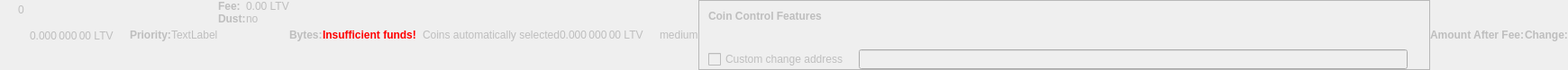
    <widget class="QWidget" name="dummyHideWidget" native="true">
     <property name="enabled">
      <bool>false</bool>
     </property>
     <property name="maximumSize">
      <size>
       <width>100</width>
       <height>22</height>
      </size>
     </property>
     <layout class="QHBoxLayout" name="dummyHideLayout">
      <property name="spacing">
       <number>0</number>
      </property>
      <property name="margin">
       <number>0</number>
      </property>
      <item>
       <layout class="QFormLayout" name="formLayoutCoinControl1">
        <property name="horizontalSpacing">
         <number>10</number>
        </property>
        <property name="verticalSpacing">
         <number>14</number>
        </property>
        <property name="leftMargin">
         <number>10</number>
        </property>
        <property name="topMargin">
         <number>4</number>
        </property>
        <property name="rightMargin">
         <number>6</number>
        </property>
        <item row="0" column="1">
         <widget class="QLabel" name="labelCoinControlBytes">
          <property name="cursor">
           <cursorShape>IBeamCursor</cursorShape>
          </property>
          <property name="contextMenuPolicy">
           <enum>Qt::ActionsContextMenu</enum>
          </property>
          <property name="text">
           <string notr="true">0</string>
          </property>
          <property name="textInteractionFlags">
           <set>Qt::LinksAccessibleByMouse|Qt::TextSelectableByKeyboard|Qt::TextSelectableByMouse</set>
          </property>
         </widget>
        </item>
       </layout>
      </item>
      <item>
       <widget class="QLabel" name="labelCoinControlAfterFee">
        <property name="enabled">
         <bool>false</bool>
        </property>
        <property name="sizePolicy">
         <sizepolicy hsizetype="Fixed" vsizetype="Fixed">
          <horstretch>0</horstretch>
          <verstretch>0</verstretch>
         </sizepolicy>
        </property>
        <property name="minimumSize">
         <size>
          <width>111</width>
          <height>12</height>
         </size>
        </property>
        <property name="maximumSize">
         <size>
          <width>111</width>
          <height>12</height>
         </size>
        </property>
        <property name="cursor">
         <cursorShape>IBeamCursor</cursorShape>
        </property>
        <property name="contextMenuPolicy">
         <enum>Qt::ActionsContextMenu</enum>
        </property>
        <property name="text">
         <string notr="true">0.000 000 00 LTV</string>
        </property>
        <property name="textInteractionFlags">
         <set>Qt::LinksAccessibleByMouse|Qt::TextSelectableByKeyboard|Qt::TextSelectableByMouse</set>
        </property>
       </widget>
      </item>
      <item>
       <widget class="QLabel" name="labelCoinControlPriorityText">
        <property name="enabled">
         <bool>false</bool>
        </property>
        <property name="font">
         <font>
          <weight>75</weight>
          <bold>true</bold>
         </font>
        </property>
        <property name="text">
         <string>Priority:</string>
        </property>
       </widget>
      </item>
      <item>
       <layout class="QHBoxLayout" name="horizontalLayout">
        <item>
         <widget class="QLabel" name="WarningLabel">
          <property name="text">
           <string>TextLabel</string>
          </property>
         </widget>
        </item>
       </layout>
      </item>
      <item>
       <layout class="QFormLayout" name="formLayoutCoinControl3">
        <property name="horizontalSpacing">
         <number>0</number>
        </property>
        <property name="verticalSpacing">
         <number>0</number>
        </property>
        <property name="leftMargin">
         <number>0</number>
        </property>
        <property name="topMargin">
         <number>0</number>
        </property>
        <property name="rightMargin">
         <number>0</number>
        </property>
        <item row="0" column="0">
         <widget class="QLabel" name="labelCoinControlFeeText">
          <property name="enabled">
           <bool>false</bool>
          </property>
          <property name="font">
           <font>
            <weight>75</weight>
            <bold>true</bold>
           </font>
          </property>
          <property name="text">
           <string>Fee:</string>
          </property>
          <property name="margin">
           <number>0</number>
          </property>
         </widget>
        </item>
        <item row="0" column="1">
         <widget class="QLabel" name="labelCoinControlFee">
          <property name="enabled">
           <bool>false</bool>
          </property>
          <property name="cursor">
           <cursorShape>IBeamCursor</cursorShape>
          </property>
          <property name="contextMenuPolicy">
           <enum>Qt::ActionsContextMenu</enum>
          </property>
          <property name="text">
           <string notr="true">0.00 LTV</string>
          </property>
          <property name="textInteractionFlags">
           <set>Qt::LinksAccessibleByMouse|Qt::TextSelectableByKeyboard|Qt::TextSelectableByMouse</set>
          </property>
         </widget>
        </item>
        <item row="1" column="0">
         <widget class="QLabel" name="labelCoinControlLowOutputText">
          <property name="enabled">
           <bool>false</bool>
          </property>
          <property name="font">
           <font>
            <weight>75</weight>
            <bold>true</bold>
           </font>
          </property>
          <property name="text">
           <string>Dust:</string>
          </property>
         </widget>
        </item>
        <item row="1" column="1">
         <widget class="QLabel" name="labelCoinControlLowOutput">
          <property name="enabled">
           <bool>false</bool>
          </property>
          <property name="cursor">
           <cursorShape>IBeamCursor</cursorShape>
          </property>
          <property name="contextMenuPolicy">
           <enum>Qt::ActionsContextMenu</enum>
          </property>
          <property name="text">
           <string>no</string>
          </property>
          <property name="textInteractionFlags">
           <set>Qt::LinksAccessibleByMouse|Qt::TextSelectableByKeyboard|Qt::TextSelectableByMouse</set>
          </property>
         </widget>
        </item>
       </layout>
      </item>
      <item>
       <widget class="QLabel" name="labelCoinControlBytesText">
        <property name="enabled">
         <bool>false</bool>
        </property>
        <property name="font">
         <font>
          <weight>75</weight>
          <bold>true</bold>
         </font>
        </property>
        <property name="text">
         <string>Bytes:</string>
        </property>
       </widget>
      </item>
      <item>
       <layout class="QFormLayout" name="formLayoutCoinControl2">
        <property name="horizontalSpacing">
         <number>0</number>
        </property>
        <property name="verticalSpacing">
         <number>0</number>
        </property>
        <property name="leftMargin">
         <number>0</number>
        </property>
        <property name="topMargin">
         <number>0</number>
        </property>
        <property name="rightMargin">
         <number>0</number>
        </property>
       </layout>
      </item>
      <item>
       <layout class="QHBoxLayout" name="horizontalLayoutCoinControl2">
        <property name="spacing">
         <number>0</number>
        </property>
        <property name="bottomMargin">
         <number>0</number>
        </property>
       </layout>
      </item>
      <item>
       <widget class="QLabel" name="labelCoinControlInsuffFunds">
        <property name="enabled">
         <bool>false</bool>
        </property>
        <property name="minimumSize">
         <size>
          <width>0</width>
          <height>0</height>
         </size>
        </property>
        <property name="font">
         <font>
          <weight>75</weight>
          <bold>true</bold>
         </font>
        </property>
        <property name="styleSheet">
         <string notr="true">color:red;font-weight:bold;</string>
        </property>
        <property name="text">
         <string>Insufficient funds!</string>
        </property>
        <property name="margin">
         <number>5</number>
        </property>
       </widget>
      </item>
      <item>
       <layout class="QFormLayout" name="formLayoutCoinControl4">
        <property name="horizontalSpacing">
         <number>0</number>
        </property>
        <property name="verticalSpacing">
         <number>0</number>
        </property>
        <property name="leftMargin">
         <number>0</number>
        </property>
        <property name="topMargin">
         <number>0</number>
        </property>
        <property name="rightMargin">
         <number>0</number>
        </property>
       </layout>
      </item>
      <item>
       <widget class="QLabel" name="labelCoinControlChangeLabel">
        <property name="enabled">
         <bool>false</bool>
        </property>
        <property name="sizePolicy">
         <sizepolicy hsizetype="Preferred" vsizetype="Expanding">
          <horstretch>0</horstretch>
          <verstretch>0</verstretch>
         </sizepolicy>
        </property>
        <property name="minimumSize">
         <size>
          <width>0</width>
          <height>0</height>
         </size>
        </property>
        <property name="text">
         <string/>
        </property>
        <property name="margin">
         <number>3</number>
        </property>
       </widget>
      </item>
      <item>
       <widget class="QLabel" name="labelCoinControlAutomaticallySelected">
        <property name="enabled">
         <bool>false</bool>
        </property>
        <property name="sizePolicy">
         <sizepolicy hsizetype="Fixed" vsizetype="Fixed">
          <horstretch>0</horstretch>
          <verstretch>0</verstretch>
         </sizepolicy>
        </property>
        <property name="minimumSize">
         <size>
          <width>0</width>
          <height>0</height>
         </size>
        </property>
        <property name="maximumSize">
         <size>
          <width>240</width>
          <height>16777215</height>
         </size>
        </property>
        <property name="text">
         <string>Coins automatically selected</string>
        </property>
        <property name="margin">
         <number>5</number>
        </property>
       </widget>
      </item>
      <item>
       <widget class="QLabel" name="labelCoinControlChange">
        <property name="enabled">
         <bool>false</bool>
        </property>
        <property name="sizePolicy">
         <sizepolicy hsizetype="Fixed" vsizetype="Fixed">
          <horstretch>0</horstretch>
          <verstretch>0</verstretch>
         </sizepolicy>
        </property>
        <property name="minimumSize">
         <size>
          <width>111</width>
          <height>0</height>
         </size>
        </property>
        <property name="maximumSize">
         <size>
          <width>111</width>
          <height>16777215</height>
         </size>
        </property>
        <property name="cursor">
         <cursorShape>IBeamCursor</cursorShape>
        </property>
        <property name="contextMenuPolicy">
         <enum>Qt::ActionsContextMenu</enum>
        </property>
        <property name="text">
         <string notr="true">0.000 000 00 LTV</string>
        </property>
        <property name="textInteractionFlags">
         <set>Qt::LinksAccessibleByMouse|Qt::TextSelectableByKeyboard|Qt::TextSelectableByMouse</set>
        </property>
       </widget>
      </item>
      <item>
       <widget class="QLabel" name="labelCoinControlPriority">
        <property name="enabled">
         <bool>false</bool>
        </property>
        <property name="cursor">
         <cursorShape>IBeamCursor</cursorShape>
        </property>
        <property name="contextMenuPolicy">
         <enum>Qt::ActionsContextMenu</enum>
        </property>
        <property name="text">
         <string>medium</string>
        </property>
        <property name="textInteractionFlags">
         <set>Qt::LinksAccessibleByMouse|Qt::TextSelectableByKeyboard|Qt::TextSelectableByMouse</set>
        </property>
       </widget>
      </item>
      <item>
       <widget class="QFrame" name="frameCoinControl">
        <property name="sizePolicy">
         <sizepolicy hsizetype="Expanding" vsizetype="Expanding">
          <horstretch>0</horstretch>
          <verstretch>0</verstretch>
         </sizepolicy>
        </property>
        <property name="maximumSize">
         <size>
          <width>16777215</width>
          <height>16777215</height>
         </size>
        </property>
        <property name="frameShape">
         <enum>QFrame::StyledPanel</enum>
        </property>
        <property name="frameShadow">
         <enum>QFrame::Sunken</enum>
        </property>
        <layout class="QVBoxLayout" name="verticalLayoutCoinControl2_2">
         <property name="spacing">
          <number>0</number>
         </property>
         <property name="margin">
          <number>0</number>
         </property>
         <item>
          <layout class="QVBoxLayout" name="verticalLayoutCoinControl" stretch="0,0,0,1">
           <property name="spacing">
            <number>0</number>
           </property>
           <property name="leftMargin">
            <number>10</number>
           </property>
           <property name="topMargin">
            <number>10</number>
           </property>
           <item>
            <layout class="QHBoxLayout" name="horizontalLayoutCoinControl1">
             <property name="bottomMargin">
              <number>15</number>
             </property>
             <item>
              <widget class="QLabel" name="labelCoinControlFeatures">
               <property name="enabled">
                <bool>false</bool>
               </property>
               <property name="sizePolicy">
                <sizepolicy hsizetype="Preferred" vsizetype="Maximum">
                 <horstretch>0</horstretch>
                 <verstretch>0</verstretch>
                </sizepolicy>
               </property>
               <property name="font">
                <font>
                 <weight>75</weight>
                 <bold>true</bold>
                </font>
               </property>
               <property name="styleSheet">
                <string notr="true">font-weight:bold;</string>
               </property>
               <property name="text">
                <string>Coin Control Features</string>
               </property>
              </widget>
             </item>
            </layout>
           </item>
           <item>
            <widget class="QWidget" name="widgetCoinControl" native="true">
             <property name="sizePolicy">
              <sizepolicy hsizetype="Preferred" vsizetype="Preferred">
               <horstretch>0</horstretch>
               <verstretch>0</verstretch>
              </sizepolicy>
             </property>
             <property name="minimumSize">
              <size>
               <width>0</width>
               <height>0</height>
              </size>
             </property>
             <property name="styleSheet">
              <string notr="true"/>
             </property>
             <layout class="QHBoxLayout" name="horizontalLayoutCoinControl5_2">
              <property name="margin">
               <number>0</number>
              </property>
              <item>
               <layout class="QHBoxLayout" name="horizontalLayoutCoinControl3">
                <property name="spacing">
                 <number>20</number>
                </property>
                <property name="topMargin">
                 <number>0</number>
                </property>
                <property name="bottomMargin">
                 <number>10</number>
                </property>
               </layout>
              </item>
             </layout>
            </widget>
           </item>
           <item>
            <layout class="QHBoxLayout" name="horizontalLayoutCoinControl4" stretch="0,0,0">
             <property name="spacing">
              <number>12</number>
             </property>
             <property name="sizeConstraint">
              <enum>QLayout::SetDefaultConstraint</enum>
             </property>
             <property name="topMargin">
              <number>5</number>
             </property>
             <property name="rightMargin">
              <number>5</number>
             </property>
             <item>
              <widget class="QCheckBox" name="checkBoxCoinControlChange">
               <property name="enabled">
                <bool>false</bool>
               </property>
               <property name="toolTip">
                <string>If this is activated, but the change address is empty or invalid, change will be sent to a newly generated address.</string>
               </property>
               <property name="text">
                <string>Custom change address</string>
               </property>
              </widget>
             </item>
             <item>
              <widget class="QValidatedLineEdit" name="lineEditCoinControlChange">
               <property name="enabled">
                <bool>false</bool>
               </property>
               <property name="sizePolicy">
                <sizepolicy hsizetype="Expanding" vsizetype="Fixed">
                 <horstretch>0</horstretch>
                 <verstretch>0</verstretch>
                </sizepolicy>
               </property>
              </widget>
             </item>
             <item>
              <widget class="QLabel" name="labelCoinControlChangeLabel_2">
               <property name="sizePolicy">
                <sizepolicy hsizetype="Preferred" vsizetype="Expanding">
                 <horstretch>0</horstretch>
                 <verstretch>0</verstretch>
                </sizepolicy>
               </property>
               <property name="minimumSize">
                <size>
                 <width>0</width>
                 <height>0</height>
                </size>
               </property>
               <property name="text">
                <string/>
               </property>
               <property name="margin">
                <number>3</number>
               </property>
              </widget>
             </item>
            </layout>
           </item>
           <item>
            <spacer name="verticalSpacerCoinControl">
             <property name="orientation">
              <enum>Qt::Vertical</enum>
             </property>
             <property name="sizeHint" stdset="0">
              <size>
               <width>800</width>
               <height>1</height>
              </size>
             </property>
            </spacer>
           </item>
          </layout>
         </item>
        </layout>
       </widget>
      </item>
      <item>
       <widget class="QLabel" name="labelCoinControlAfterFeeText">
        <property name="enabled">
         <bool>false</bool>
        </property>
        <property name="minimumSize">
         <size>
          <width>0</width>
          <height>0</height>
         </size>
        </property>
        <property name="maximumSize">
         <size>
          <width>16777215</width>
          <height>16777215</height>
         </size>
        </property>
        <property name="font">
         <font>
          <weight>75</weight>
          <bold>true</bold>
         </font>
        </property>
        <property name="text">
         <string>Amount After Fee:</string>
        </property>
        <property name="alignment">
         <set>Qt::AlignLeading|Qt::AlignLeft|Qt::AlignVCenter</set>
        </property>
        <property name="margin">
         <number>0</number>
        </property>
       </widget>
      </item>
      <item>
       <widget class="QLabel" name="labelCoinControlChangeText">
        <property name="enabled">
         <bool>false</bool>
        </property>
        <property name="sizePolicy">
         <sizepolicy hsizetype="Preferred" vsizetype="Preferred">
          <horstretch>0</horstretch>
          <verstretch>0</verstretch>
         </sizepolicy>
        </property>
        <property name="minimumSize">
         <size>
          <width>0</width>
          <height>0</height>
         </size>
        </property>
        <property name="maximumSize">
         <size>
          <width>16777215</width>
          <height>16777215</height>
         </size>
        </property>
        <property name="font">
         <font>
          <weight>75</weight>
          <bold>true</bold>
         </font>
        </property>
        <property name="text">
         <string>Change:</string>
        </property>
        <property name="alignment">
         <set>Qt::AlignLeading|Qt::AlignLeft|Qt::AlignVCenter</set>
        </property>
       </widget>
      </item>
     </layout>
    </widget>
